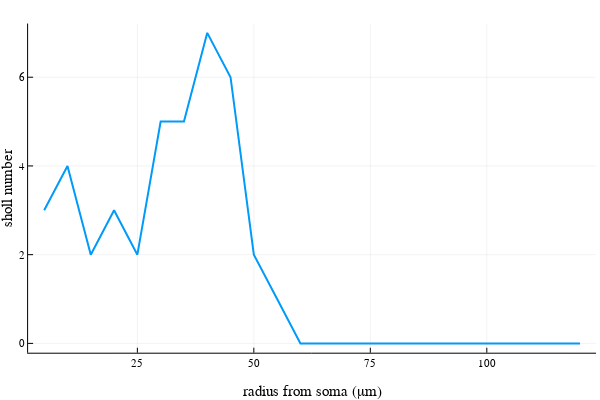

Source (notebook cell):
### Code cell
radiusList = Vector{Float64}(5000:5000:120000)
@time shollNumList = Neurons.get_sholl_number_list(neuron, radiusList)
p = plot(radiusList./1000, shollNumList, line=([:path, :dot],2), leg=false, w=3)
xlabel!(p, "radius from soma (\u03BCm)")
ylabel!(p, "sholl number")

### Figure 1 — Plotly figure (JSON) as saved in the notebook; plotly's stock layout.template omitted (floating-point values rounded to 4 significant figures)
{"data": [{"colorbar": {"title": ""}, "legendgroup": "y1", "line": {"color": "rgba(0, 154, 250, 1.000)", "dash": "solid", "shape": "linear", "width": 2}, "mode": "lines", "name": "y1", "showlegend": true, "type": "scatter", "x": [5, 10, 15, 20, 25, 30, 35, 40, 45, 50, 55, 60, 65, 70, 75, 80, 85, 90, 95, 100, 105, 110, 115, 120], "xaxis": "x1", "y": [3, 4, 2, 3, 2, 5, 5, 7, 6, 2, 1, 0, 0, 0, 0, 0, 0, 0, 0, 0, 0, 0, 0, 0], "yaxis": "y1", "zmax": null, "zmin": null}], "layout": {"annotations": [], "height": 400, "margin": {"b": 20, "l": 0, "r": 0, "t": 20}, "paper_bgcolor": "rgba(255, 255, 255, 1.000)", "plot_bgcolor": "rgba(255, 255, 255, 1.000)", "showlegend": false, "width": 600, "xaxis": {"anchor": "y1", "domain": [0.04684, 0.9934], "gridcolor": "rgba(0, 0, 0, 0.100)", "gridwidth": 0.5, "linecolor": "rgba(0, 0, 0, 1.000)", "mirror": false, "range": [1.55, 123.5], "showgrid": true, "showline": true, "showticklabels": true, "tickangle": 0, "tickcolor": "rgb(0, 0, 0)", "tickfont": {"color": "rgba(0, 0, 0, 1.000)", "family": "sans-serif", "size": 11}, "tickmode": "array", "ticks": "inside", "ticktext": ["25", "50", "75", "100"], "tickvals": [25, 50, 75, 100], "title": "radius from soma (μm)", "titlefont": {"color": "rgba(0, 0, 0, 1.000)", "family": "sans-serif", "size": 15}, "type": "-", "visible": true, "zeroline": false, "zerolinecolor": "rgba(0, 0, 0, 1.000)"}, "yaxis": {"anchor": "x1", "domain": [0.07581, 0.9902], "gridcolor": "rgba(0, 0, 0, 0.100)", "gridwidth": 0.5, "linecolor": "rgba(0, 0, 0, 1.000)", "mirror": false, "range": [-0.21, 7.21], "showgrid": true, "showline": true, "showticklabels": true, "tickangle": 0, "tickcolor": "rgb(0, 0, 0)", "tickfont": {"color": "rgba(0, 0, 0, 1.000)", "family": "sans-serif", "size": 11}, "tickmode": "array", "ticks": "inside", "ticktext": ["0", "2", "4", "6"], "tickvals": [0, 2, 4, 6], "title": "sholl number", "titlefont": {"color": "rgba(0, 0, 0, 1.000)", "family": "sans-serif", "size": 15}, "type": "-", "visible": true, "zeroline": false, "zerolinecolor": "rgba(0, 0, 0, 1.000)"}}}
